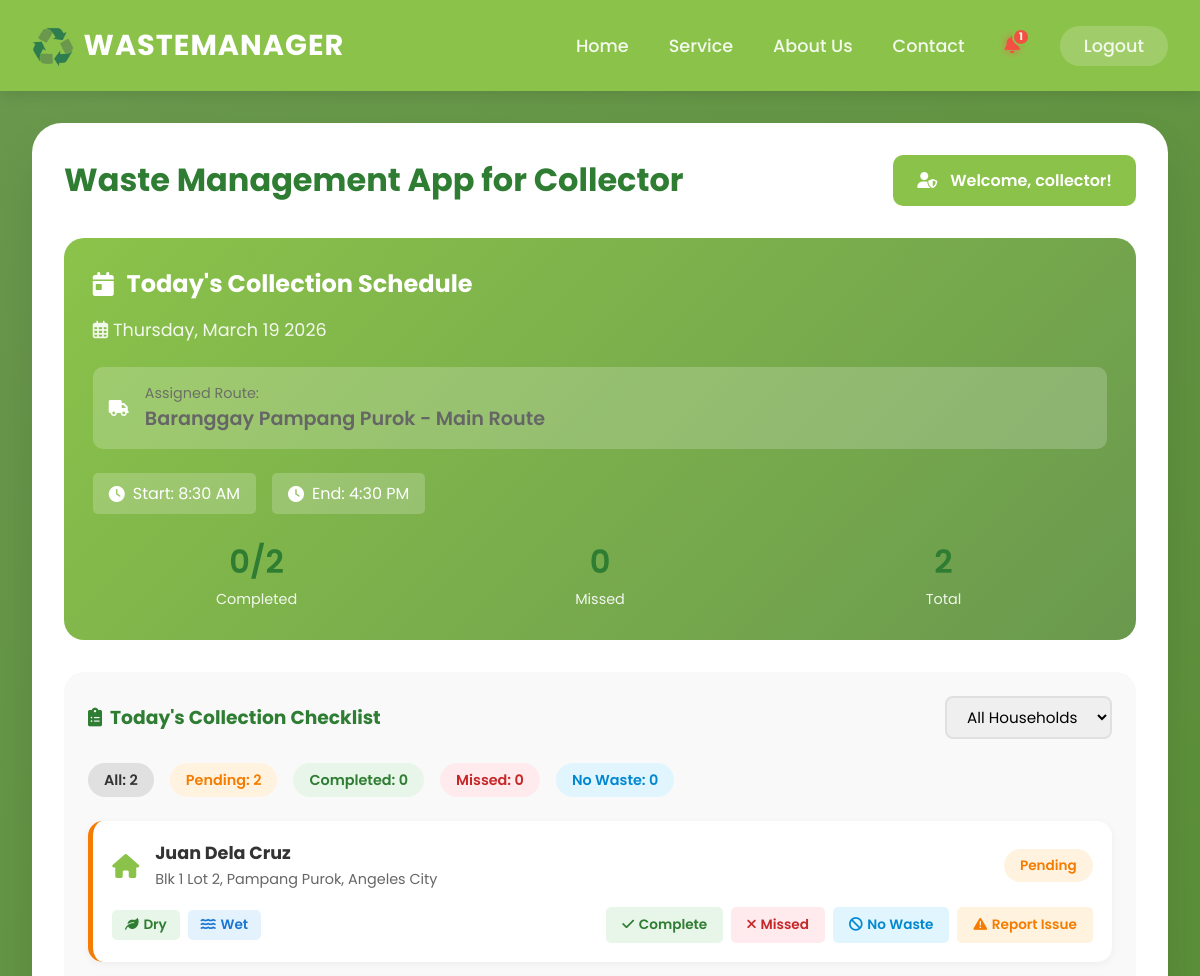
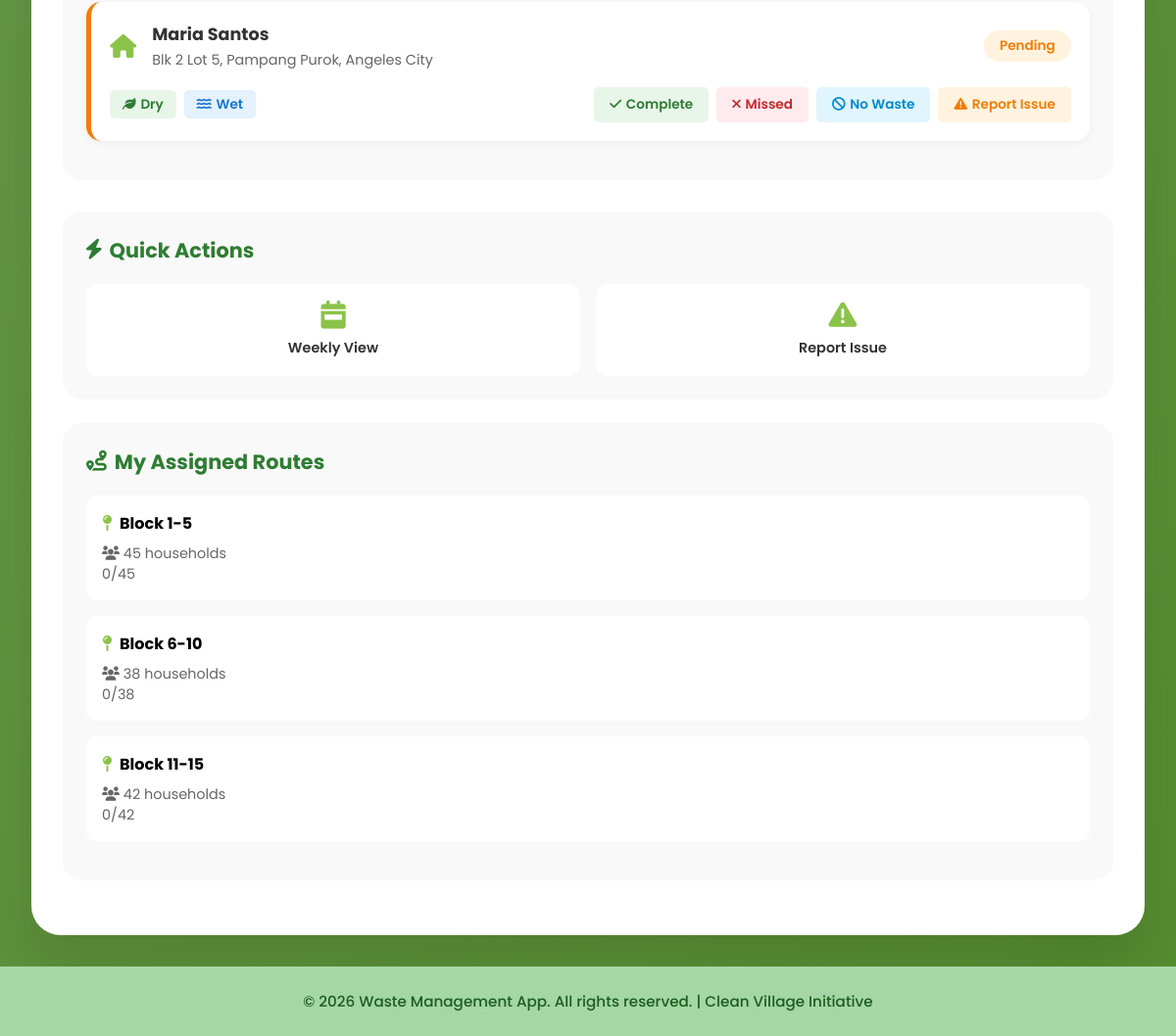
Page /collector-dashboard.php (signed in) on the committed database (2 pictures, top to bottom).
### tables this page shows
CREATE TABLE `users` (
  `id` int(11) NOT NULL,
  `username` varchar(50) NOT NULL,
  `password` varchar(255) NOT NULL,
  `name` varchar(100) NOT NULL,
  `role` enum('villager','collector','admin') NOT NULL DEFAULT 'villager',
  `email` varchar(100) DEFAULT NULL,
  `contact_number` varchar(20) DEFAULT NULL,
  `address` text DEFAULT NULL,
  `created_at` timestamp NOT NULL DEFAULT current_timestamp(),
  `last_login` timestamp NULL DEFAULT NULL,
  `is_active` tinyint(1) DEFAULT 1
);

### collector-dashboard.php (the view, shortened to what this page needs)
<?php
$current_date = date('l, F d Y');
$villagers = [];
try {
    $db = getDB();
    $stmt = $db->query("SELECT id, name, address FROM users WHERE role = 'villager' AND is_active = 1 ORDER BY name ASC");
    $villagers = $stmt->fetchAll();
} catch (Exception $e) {
    error_log("Collector dashboard DB error: " . $e->getMessage());
}
$total_villagers = count($villagers);
$assigned_routes = [
    ['id' => 1, 'village' => 'Baranggay Pampang Purok', 'area' => 'Block 1-5', 'households' => 45],
    ['id' => 2, 'village' => 'Baranggay Pampang Purok', 'area' => 'Block 6-10', 'households' => 38],
    ['id' => 3, 'village' => 'Baranggay Pampang Purok', 'area' => 'Block 11-15', 'households' => 42]
];
include 'header.php';
?>
<div class="dashboard collector-dashboard">
    <div class="dashboard-header">
        <h2>Waste Management App for Collector</h2>
        <div class="collector-badge">
            <i class="fas fa-user-shield"></i>
            <span>Welcome, <?php echo htmlspecialchars($_SESSION['user']); ?>!</span>
        </div>
    </div>
    <div class="dashboard-grid">
        <div class="dashboard-main">
            <div class="today-schedule-card">
                <h3><i class="fas fa-calendar-day"></i> Today's Collection Schedule</h3>
                <p class="current-date">
                    <i class="far fa-calendar-alt"></i> <?php echo $current_date; ?>
                </p>
                <div class="assigned-route-info">
                    <i class="fas fa-truck"></i>
                    <div class="route-details">
                        <span class="route-label">Assigned Route:</span>
                        <span class="route-name">Baranggay Pampang Purok - Main Route</span>
                    </div>
                </div>
                <div class="collection-time-info">
                    <div class="time-badge">
                        <i class="fas fa-clock"></i>
                        <span>Start: 8:30 AM</span>
                    </div>
                    <div class="time-badge">
                        <i class="fas fa-clock"></i>
                        <span>End: 4:30 PM</span>
                    </div>
                </div>
                <div class="progress-stats">
                    <div class="stat-item">
                        <span class="stat-value">0/<?php echo $total_villagers; ?></span>
                        <span class="stat-label">Completed</span>
                    </div>
                    <div class="stat-item">
                        <span class="stat-value">0</span>
                        <span class="stat-label">Missed</span>
                    </div>
                    <div class="stat-item">
                        <span class="stat-value"><?php echo $total_villagers; ?></span>
                        <span class="stat-label">Total</span>
                    </div>
                </div>
            </div>
            <div class="checklist-section">
                <div class="section-header">
                    <h3><i class="fas fa-clipboard-list"></i> Today's Collection Checklist</h3>
                    <div class="filter-options">
                        <select id="statusFilter" class="filter-select" onchange="filterChecklist()">
                            <option value="all">All Households</option>
                        </select>
                    </div>
                </div>
                <div class="checklist-stats">
                    <span class="stat-badge all">All: <?php echo $total_villagers; ?></span>
                    <span class="stat-badge pending">Pending: <?php echo $total_villagers; ?></span>
                    <span class="stat-badge completed">Completed: 0</span>
                    <span class="stat-badge missed">Missed: 0</span>
                    <span class="stat-badge no-waste">No Waste: 0</span>
                </div>
                <div class="checklist-container" id="checklistContainer">
                    <?php if (empty($villagers)): ?>
                        <div style="text-align:center; padding: 3rem; color: #999;">
                            <i class="fas fa-users fa-3x" style="margin-bottom:1rem; display:block;"></i>
                            <p>No villagers registered in the system yet.</p>
                        </div>
                    <?php else: ?>
                        <?php foreach ($villagers as $villager):
                            $name    = htmlspecialchars($villager['name']);
                            $address = htmlspecialchars($villager['address'] ?? 'No address on record');
                        ?>
                        <div class="checklist-item pending" data-status="pending" data-villager-id="<?php echo $villager['id']; ?>"><?php  ?>
                            <div class="item-header">
                                <div class="villager-info">
                                    <i class="fas fa-home"></i>
                                    <div>
                                        <strong><?php echo $name; ?></strong>
                                        <span class="address"><?php echo $address; ?></span>
                                    </div>
                                </div>
                                <span class="status-badge pending">Pending</span>
                            </div>
                            <div class="item-actions">
                                <div class="waste-indicators">
                                    <span class="waste-type dry"><i class="fas fa-leaf"></i> Dry</span>
                                    <span class="waste-type wet"><i class="fas fa-water"></i> Wet</span>
                                </div>
                                <div class="action-buttons">
                                    <button class="btn-status complete" onclick="updateStatus(this, 'completed')">
                                        <i class="fas fa-check"></i> Complete
                                    </button>
                                    <button class="btn-status missed" onclick="updateStatus(this, 'missed')">
                                        <i class="fas fa-times"></i> Missed
                                    </button>
                                    <button class="btn-status no-waste" onclick="updateStatus(this, 'no_waste')">
                                        <i class="fas fa-ban"></i> No Waste
                                    </button>
                                    <button class="btn-report" onclick="openReportModal('<?php echo addslashes($name); ?>', '<?php echo addslashes($address); ?>')">
                                        <i class="fas fa-exclamation-triangle"></i> Report Issue
                                    </button>
                                </div>
                            </div>
                        </div>
                        <?php endforeach; ?>
                    <?php endif; ?>
                </div>
            </div>
        </div>
        <div class="dashboard-sidebar">
            <div class="quick-actions-card">
                <h3><i class="fas fa-bolt"></i> Quick Actions</h3>
                <div class="action-grid">
                    <a href="calendar.php" class="quick-action">
                        <i class="fas fa-calendar-week"></i>
                        <span>Weekly View</span>
                    </a>
                    <a href="#" class="quick-action" onclick="openCollectorReportModal(); return false;">
                        <i class="fas fa-exclamation-triangle"></i>
                        <span>Report Issue</span>
                    </a>
                </div>
            </div>
            <div class="routes-card">
                <h3><i class="fas fa-route"></i> My Assigned Routes</h3>
                <?php foreach ($assigned_routes as $route): ?>
                <div class="route-item">
                    <div class="route-header">
                        <i class="fas fa-map-pin"></i>
                        <strong><?php echo $route['area']; ?></strong>
                    </div>
                    <div class="route-details">
                        <span class="households"><i class="fas fa-users"></i> <?php echo $route['households']; ?> households</span>
                        <span class="progress">0/<?php echo $route['households']; ?></span>
                    </div>
                </div>
                <?php endforeach; ?>
            </div>
<?php include 'footer.php'; ?>

### header.php (style rules this page uses)
* { margin: 0; padding: 0; box-sizing: border-box; font-family: 'Poppins', sans-serif; }
body { background: linear-gradient(135deg, #6a994e 0%, #558b2f 100%); min-height: 100vh; display: flex; flex-direction: column; }
.login-card, .role-card, .dashboard, .dues-container, .info-page { animation: fadeIn 0.6s ease-out; }

### rows in the picture
users: name "Juan Dela Cruz", address "Blk 1 Lot 2, Pampang Purok, Angeles City"
users: name "Maria Santos", address "Blk 2 Lot 5, Pampang Purok, Angeles City"

### other values in the picture
$notif_count "1"
$_SESSION['user'] "collector"
$total_villagers "2"
$route['area'] "Block 1-5"
$route['households'] "45"
$route['area'] "Block 6-10"
$route['households'] "38"
$route['area'] "Block 11-15"
$route['households'] "42"
